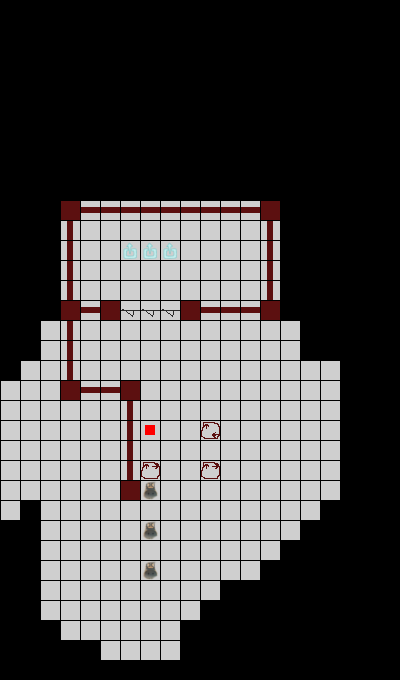

A level layout from a 2D game, rendered from its tile map. Below: a short description, then the map file with tile-grid data replaced by summaries:
An orthogonal 20x34 tile map with 20x20 px tiles, 5 tile layers (Height, Objects, Opt1, Opt2, ...) and 3 objects.

<map version="1.0" tiledversion="1.0.3" orientation="orthogonal" renderorder="right-down" width="20" height="34" tilewidth="20" tileheight="20" nextobjectid="4">
 <tileset firstgid="1" source="LevelTiles.tsx" />
 <layer name="Height" width="20" height="34">
  <data>[680 cells, 288 non-empty, 1 distinct tile ids]</data>
 </layer>
 <layer name="Objects" width="20" height="34">
  <data>[680 cells, 52 non-empty, 8 distinct tile ids]</data>
 </layer>
 <objectgroup name="Link">
  <object id="1" x="144" y="430">
   <polyline points="0,0 -21,-120" />
  </object>
  <object id="2" x="150" y="430">
   <polyline points="0,0 -1,-120" />
  </object>
  <object id="3" x="155" y="425">
   <polyline points="0,0 17,-117" />
  </object>
 </objectgroup>
 <layer name="Opt1" width="20" height="34">
  <data>[680 cells, 3 non-empty, 1 distinct tile ids]</data>
 </layer>
 <layer name="Opt2" width="20" height="34">
  <data>[680 cells, 3 non-empty, 2 distinct tile ids]</data>
 </layer>
 <layer name="Opt3" width="20" height="34">
  <data>[680 cells, 0 non-empty, 0 distinct tile ids]</data>
 </layer>
</map>
